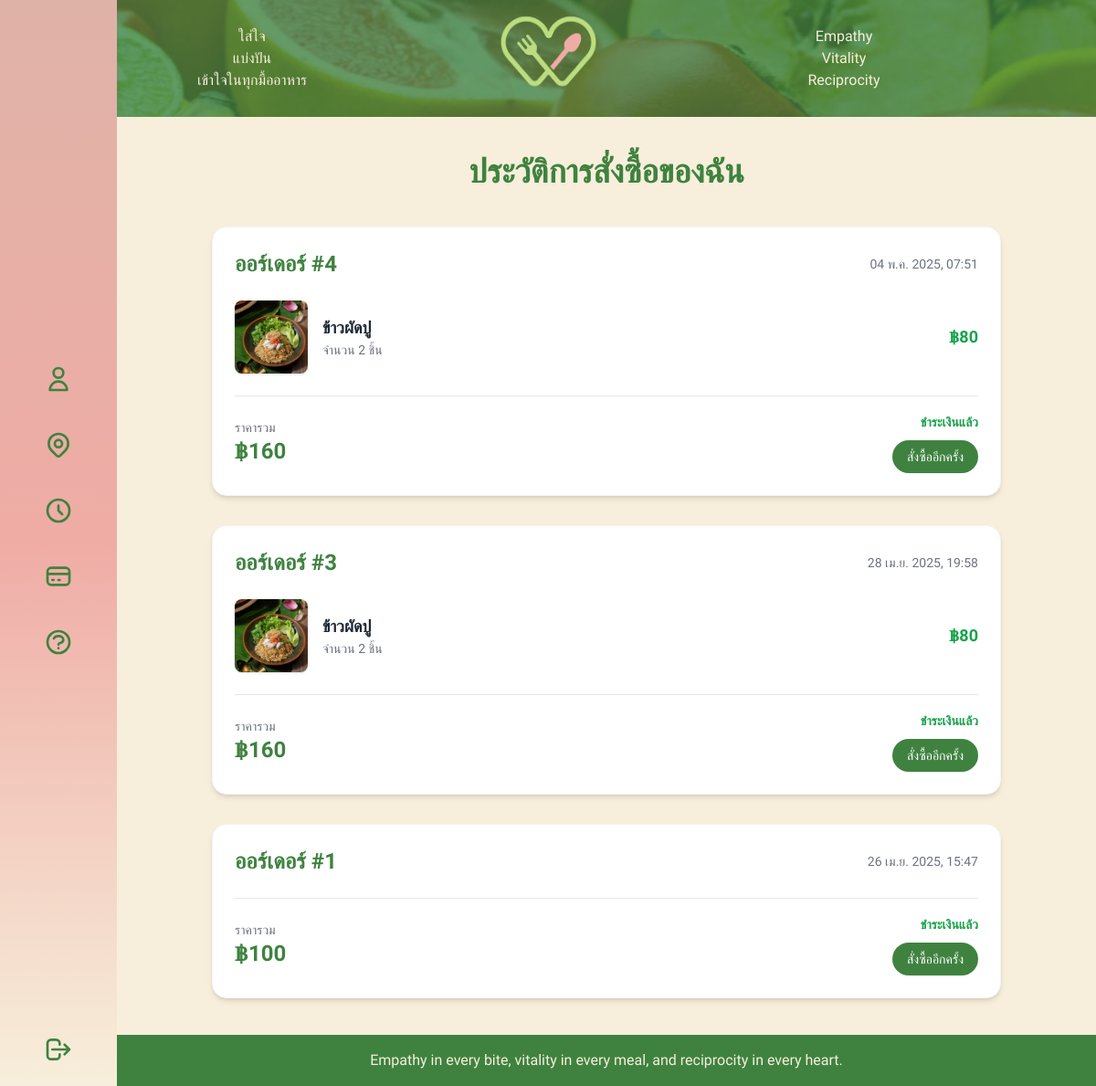
The app's page /order-history/ (signed in) with its own data.
### myapp/models.py (models this page shows, shortened)
class Order(models.Model):
    user         = models.ForeignKey(User, on_delete=models.CASCADE, related_name='orders')
    address      = models.ForeignKey(Address, on_delete=models.SET_NULL, null=True, related_name='orders')
    total_price  = models.DecimalField("ราคารวม", max_digits=10, decimal_places=2)
    placed_at    = models.DateTimeField("สั่งเมื่อ", default=timezone.now)
    is_paid      = models.BooleanField("ชำระเงินแล้ว", default=False)
    wants_spoon  = models.BooleanField("ต้องการช้อนส้อม", default=False)
    wants_sauce  = models.BooleanField("ต้องการซอสหรือเครื่องปรุง", default=False)
    class Meta:
        verbose_name = "ออร์เดอร์"
        verbose_name_plural = "ออร์เดอร์"

class OrderItem(models.Model):
    order         = models.ForeignKey(Order, on_delete=models.CASCADE, related_name='items')
    menu          = models.ForeignKey(Menu, on_delete=models.SET_NULL, null=True)
    quantity      = models.PositiveIntegerField("จำนวน", default=1)
    price_at_time = models.DecimalField("ราคาต่อหน่วย", max_digits=8, decimal_places=2)
    class Meta:
        verbose_name        = "สินค้าภายในออร์เดอร์"
        verbose_name_plural = "สินค้าภายในออร์เดอร์"

class Menu(models.Model):
    restaurant      = models.ForeignKey(
        'Restaurant',
        on_delete=models.CASCADE,
        related_name='menus',
        verbose_name='ร้านอาหาร'
    )
    title           = models.CharField("ชื่อเมนู", max_length=100)
    image           = models.ImageField("รูปเมนู", upload_to='menus/', blank=True)
    description     = models.TextField("คำอธิบายสั้น", blank=True)
    details         = models.TextField("รายละเอียดเพิ่มเติม", blank=True)
    price           = models.DecimalField("ราคาปกติ", max_digits=8, decimal_places=2)
    discount_price = models.DecimalField(
    "ราคาหลังลด", max_digits=8, decimal_places=2,
    default=0.0,
    help_text="ถ้าไม่ลด ก็ใส่เท่ากับราคาปกติ"
    )
    start_time      = models.TimeField(
        "เวลาเริ่มขาย", default=timezone.now,
        help_text="เช่น 10:00:00"
    )
    end_time        = models.TimeField(
        "เวลาปิดขาย", default=timezone.now,
        help_text="เช่น 22:00:00"
    )
    favorites       = models.ManyToManyField(
        settings.AUTH_USER_MODEL,
        blank=True,
        related_name='favorite_menus',
        verbose_name="ผู้ที่ชื่นชอบ"
    )
    class Meta:
        verbose_name        = "เมนู"
        verbose_name_plural = "เมนู"
    @property
    def sold_count(self):
        """
        สมมติว่าคุณมี OrderItem model ที่มี
        ForeignKey ไปที่ Menu และ field ชื่อ 'quantity'
        """
        result = self.orderitem_set.aggregate(total=Sum('quantity'))['total']
        return result or 0
    sold_count.fget.short_description = "ขายแล้ว"

### myapp/views.py (the view)
# urls.py: path('order-history/', views.order_history, name='order_history'),
@login_required
def order_history(request):
    orders = request.user.orders.all().order_by('-placed_at')  # เรียงล่าสุดก่อน
    return render(request, 'order_history.html', {'orders': orders})

### myapp/templatetags/currency_filters.py (called while the page is built)
@register.filter
def currency(value, symbol='฿'):
    try:
        val = float(value)
    except (TypeError, ValueError):
        return value
    formatted = f"{val:,.0f}"
    return f"{symbol}{formatted}"

### myapp/templates/order_history.html (shortened to what this page needs)
{% extends "base.html" %}
{% load static %}
{% load currency_filters %}
{% block content %}
<div class="container mx-auto px-4 py-10 max-w-4xl">
  <h1 class="text-4xl font-bold text-[#3F8240] mb-10 text-center">ประวัติการสั่งซื้อของฉัน</h1>
  {% if orders %}
    <div class="space-y-8">
      {% for order in orders %}
        <div class="bg-white rounded-2xl shadow-md hover:shadow-xl transition-all p-6 border border-gray-100">
          <div class="flex justify-between items-center mb-6">
            <h2 class="text-2xl font-bold text-[#3F8240]">
              ออร์เดอร์ #{{ order.id }}
            </h2>
            <span class="text-sm text-gray-500">
              {{ order.placed_at|date:"d M Y, H:i" }}
            </span>
          </div>
          <div class="space-y-4">
            {% for item in order.items.all %}
              <div class="flex items-center space-x-4">
                {% if item.menu.image %}
                  <img src="{{ item.menu.image.url }}" alt="{{ item.menu.title }}" class="w-20 h-20 rounded-lg object-cover shadow">
                {% else %}
                  <div class="w-20 h-20 rounded-lg bg-gray-200 flex items-center justify-center text-gray-500">
                    No Image
                  </div>
                {% endif %}
                <div class="flex-1">
                  <p class="text-lg text-gray-800 font-semibold">{{ item.menu.title }}</p>
                  <p class="text-sm text-gray-500">จำนวน {{ item.quantity }} ชิ้น</p>
                </div>
                <div class="text-green-600 font-bold whitespace-nowrap text-lg">
                  {{ item.price_at_time|currency:"฿" }}
                </div>
              </div>
            {% endfor %}
          </div>
          <div class="border-t border-gray-200 mt-6 pt-4">
            <div class="flex justify-between items-center">
              <div>
                <p class="text-gray-500 text-sm">ราคารวม</p>
                <p class="text-2xl font-bold text-[#3F8240]">{{ order.total_price|currency:"฿" }}</p>
              </div>
              <div class="text-right">
                {% if order.is_paid %}
                  <span class="inline-block text-green-600 text-sm font-semibold">ชำระเงินแล้ว</span>
                {% else %}
                  <span class="inline-block text-red-500 text-sm font-semibold">ยังไม่ได้ชำระ</span>
                {% endif %}
                <a href="{% url 'checkout_again' order.id %}" class="mt-2 block bg-[#3F8240] hover:bg-[#2a5a2b] text-white font-medium py-2 px-4 rounded-full text-sm">
                  สั่งซื้ออีกครั้ง
                </a>
              </div>
            </div>
          </div>
        </div>
      {% endfor %}
    </div>
  {% endif %}
</div>
{% endblock %}

### myapp/templates/base.html (style rules this page uses)
body { font-family:'Prompt','Montserrat',sans-serif; }

### records on screen
Order: id "4", placed_at "04 พ.ค. 2025, 07:51", total_price "฿160", is_paid "ชำระเงินแล้ว"
OrderItem: menu.image (picture), menu "ข้าวผัดปู", quantity "2", price_at_time "฿80"
Order: id "3", placed_at "28 เม.ย. 2025, 19:58", total_price "฿160", is_paid "ชำระเงินแล้ว"
OrderItem: menu.image (picture), menu "ข้าวผัดปู", quantity "2", price_at_time "฿80"
Order: id "1", placed_at "26 เม.ย. 2025, 15:47", total_price "฿100", is_paid "ชำระเงินแล้ว"
